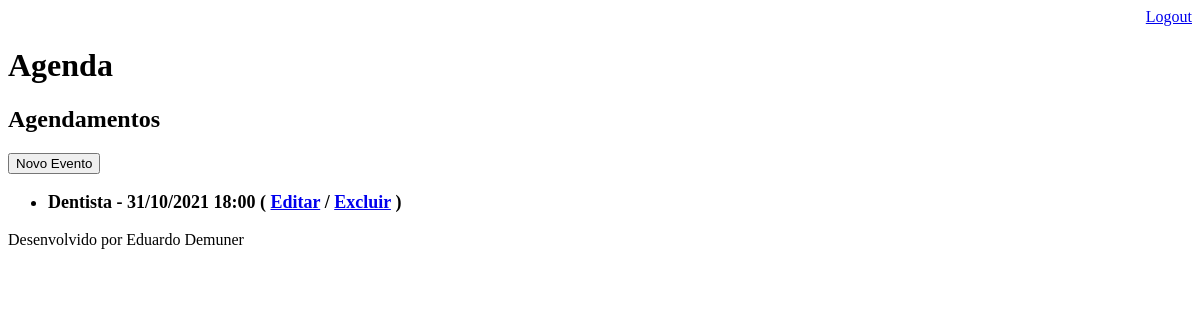
/agenda/ (signed in), run on an earlier commit of the app's database.
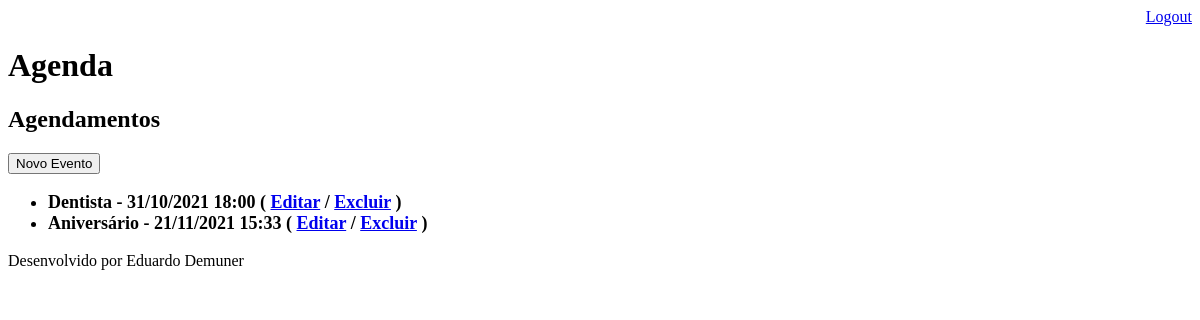
And on a later commit of the database.
### core/models.py (models this page shows, shortened)
class Evento(models.Model):
    titulo = models.CharField(max_length=100)
    descricao = models.TextField(blank=True, null=True)
    data_evento = models.DateTimeField(verbose_name='Data do Evento')
    data_criacao = models.DateTimeField(auto_now=True)
    usuario = models.ForeignKey(User, on_delete=models.CASCADE)
    class Meta:
        db_table = 'evento'
    def get_data_evento(self):
        return self.data_evento.strftime('%d/%m/%Y %H:%M')

### core/views.py (the view)
# urls.py: path('agenda/', views.lista_eventos),
@login_required(login_url='/login/')
def lista_eventos(request):
    usuario = request.user
    evento = Evento.objects.filter(usuario=usuario)
    dados = {'eventos' : evento}
    return render(request, 'agenda.html', dados)

### core/templates/agenda.html
{% extends "model-page.html" %}
{% block content %}
    <h2>Agendamentos</h2>
    <a href="evento/">
    <button type="button">Novo Evento</button>
    </a>
    <ul style="font-size: 18px">
    {% for evento in eventos %}
    <li>
        <b>{{ evento.titulo }} - {{ evento.get_data_evento }}
            ( <a href="#">Editar</a>
            / <a href="evento/delete/{{ evento.id }}">Excluir</a> )</b>
    </li>
    {% endfor %}
    </ul>
{% endblock %}

### core/templates/model-page.html
<!DOCTYPE html>
<html lang="en">
<head>
    {% include "model-header.html" %}
</head>
<body>
    {% block content %} {% endblock %}
    {% include "model-footer.html" %}
</body>
</html>

### core/templates/model-header.html (shortened to what this page needs)
    <div align="right">
    <a href="/logout">Logout</a>
    </div>
    <h1>Agenda</h1>

### core/templates/model-footer.html
<p>Desenvolvido por Eduardo Demuner</p>

What changed in the data, as far as the page shows it:
added Evento: titulo "Aniversário", get_data_evento "21/11/2021 15:33"
